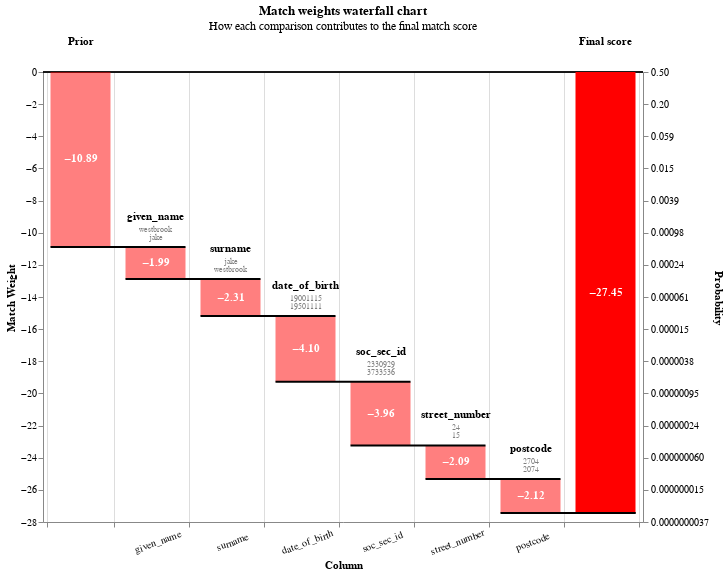

Notebook code for this chart:
### Code cell
records = linker.prediction_errors_from_labels_column("cluster").as_record_dict(limit=10)
linker.waterfall_chart(records)
